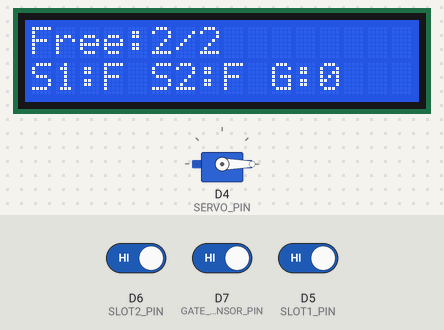
This sketch was run on a simulated ESP8266 (NodeMCU). Parts: servo, 16×2 character LCD. The inputs (shaded band) are chosen by the test bench; at power-on: D6 (SLOT2_PIN) HIGH, D5 (SLOT1_PIN) HIGH, D7 (GATE_SENSOR_PIN) HIGH. WiFi joins after 1.5 s; servers stay silent unless stated; no MQTT or app messages arrive unless stated; what the sketch prints to the serial monitor is not drawn.

Above: at 4.3 s.
4.4 s: D6 (SLOT2_PIN) driven LOW
At 5.9 s:
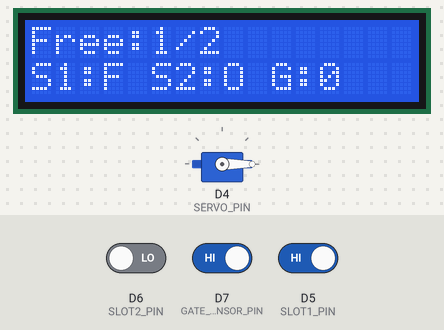
6.7 s: D5 (SLOT1_PIN) driven LOW
At 8.1 s:
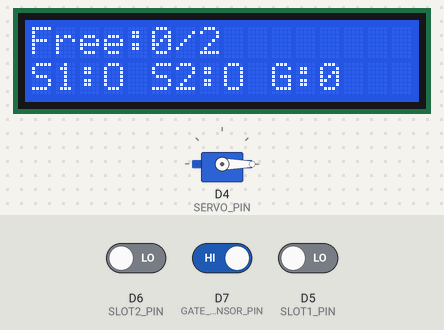
8.7 s: D6 (SLOT2_PIN) driven HIGH
At 10.4 s:
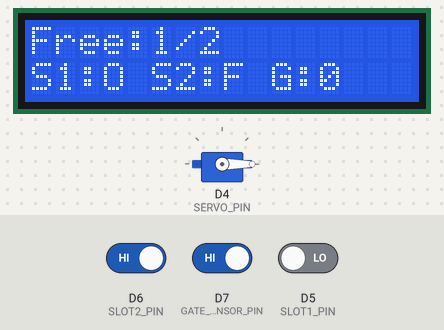
10.8 s: D7 (GATE_SENSOR_PIN) driven LOW
At 12.7 s:
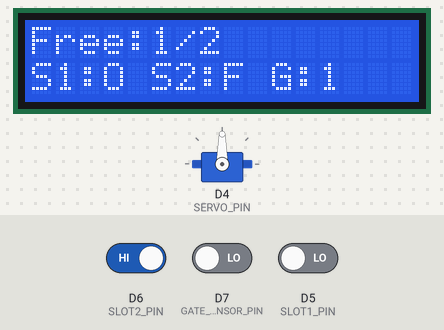
14.9 s: D5 (SLOT1_PIN) driven HIGH
At 16.0 s:
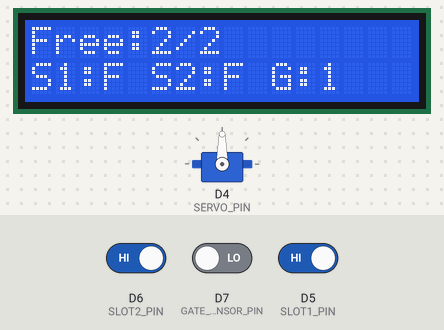
19.0 s: D6 (SLOT2_PIN) driven LOW
At 20.5 s:
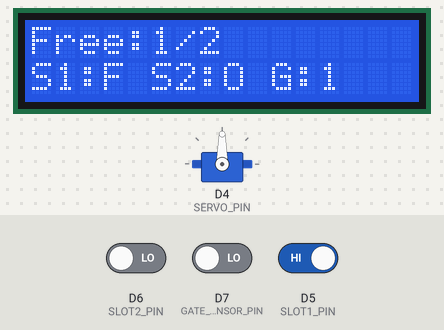
Timing chart, 0 to 24.1 s (numbered marks = the images above; inputs shaded):
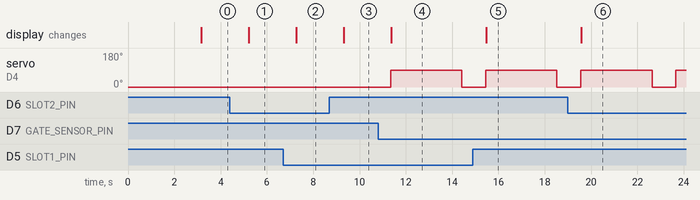

The sketch:

smart_parking.ino
```cpp
#include <ESP8266WiFi.h>
#include <PubSubClient.h>
#include <Servo.h>
#include <Wire.h>
#include <LiquidCrystal_I2C.h>

// WIFI
const char* ssid = "sabhya";
const char* password = "sabhyagupta4xr";

// MQTT
const char* mqtt_server = "broker.emqx.io";
const int mqtt_port = 1883;

// Pins
#define SLOT1_PIN D5
#define SLOT2_PIN D6
#define GATE_SENSOR_PIN D7
#define SERVO_PIN D4

LiquidCrystal_I2C lcd(0x27, 16, 2);

WiFiClient espClient;
PubSubClient client(espClient);
Servo gateServo;

bool slot1, slot2, gateCar;
int freeSlots;

unsigned long gateOpenUntil = 0;
bool gateOpen = false;

void connectWiFi() {
    WiFi.mode(WIFI_STA);
    WiFi.begin(ssid, password);

    while (WiFi.status() != WL_CONNECTED) {
        delay(500);
        Serial.print(".");
    }

    Serial.println();
    Serial.println("WiFi Connected");
}

void connectMQTT() {
    while (!client.connected()) {
        String clientId = "NodeMCU_SmartParking_";
        clientId += String(ESP.getChipId(), HEX);

        if (client.connect(clientId.c_str())) {
            Serial.println("MQTT Connected");
        } else {
            Serial.print("MQTT failed, rc=");
            Serial.println(client.state());
            delay(2000);
        }
    }
}

void publishState() {
    client.publish("smartparking/slot1", slot1 ? "1" : "0", true);
    client.publish("smartparking/slot2", slot2 ? "1" : "0", true);
    client.publish("smartparking/gatecar", gateCar ? "1" : "0", true);

    String freeStr = String(freeSlots);
    client.publish("smartparking/free", freeStr.c_str(), true);

    client.publish("smartparking/gate", gateOpen ? "OPEN" : "CLOSED", true);
}

void updateLCD() {
    lcd.clear();
    lcd.setCursor(0, 0);
    lcd.print("Free:");
    lcd.print(freeSlots);
    lcd.print("/2");

    lcd.setCursor(0, 1);
    lcd.print("S1:");
    lcd.print(slot1 ? "O" : "F");
    lcd.print(" S2:");
    lcd.print(slot2 ? "O" : "F");
    lcd.print(" G:");
    lcd.print(gateCar ? "1" : "0");
}

void openGateForSeconds(unsigned long ms) {
    gateServo.write(90);
    gateOpen = true;
    gateOpenUntil = millis() + ms;
}

void closeGate() {
    gateServo.write(0);
    gateOpen = false;
}

void setup() {
    Serial.begin(115200);

    pinMode(SLOT1_PIN, INPUT);
    pinMode(SLOT2_PIN, INPUT);
    pinMode(GATE_SENSOR_PIN, INPUT);

    gateServo.attach(SERVO_PIN);
    closeGate();

    Wire.begin(D2, D1);

    lcd.init();
    lcd.backlight();
    lcd.clear();
    lcd.print("Smart Parking");

    connectWiFi();

    client.setServer(mqtt_server, mqtt_port);
    connectMQTT();

    delay(1500);
}

void loop() {
    if (WiFi.status() != WL_CONNECTED) {
        connectWiFi();
    }

    if (!client.connected()) {
        connectMQTT();
    }

    client.loop();

    // IR logic: LOW = object detected
    slot1 = (digitalRead(SLOT1_PIN) == LOW);
    slot2 = (digitalRead(SLOT2_PIN) == LOW);
    gateCar = (digitalRead(GATE_SENSOR_PIN) == LOW);

    int occupiedSlots = (slot1 ? 1 : 0) + (slot2 ? 1 : 0);
    freeSlots = 2 - occupiedSlots;

    // gate opens only if car is at gate and at least one slot is free
    if (!gateOpen && gateCar && freeSlots > 0) {
        openGateForSeconds(3000);
    }

    if (gateOpen && millis() > gateOpenUntil) {
        closeGate();
    }

    publishState();
    updateLCD();

    delay(1000);
}
```

Measured:
- after the input at 4.4 s, the display: changes after 0.81 s (image 1)
- after the input at 6.7 s, the display: changes after 0.56 s (image 2)
- after the input at 8.7 s, the display: changes after 0.62 s (image 3)
- after the input at 10.8 s, servo on D4 (SERVO_PIN): 0° → 90° after 0.54 s, → 0° 3.1 s later; the display: changes after 0.57 s (image 4)
- after the input at 14.9 s, the display: changes after 0.57 s (image 5)
- after the input at 19.0 s, the display: changes after 0.58 s (image 6)
